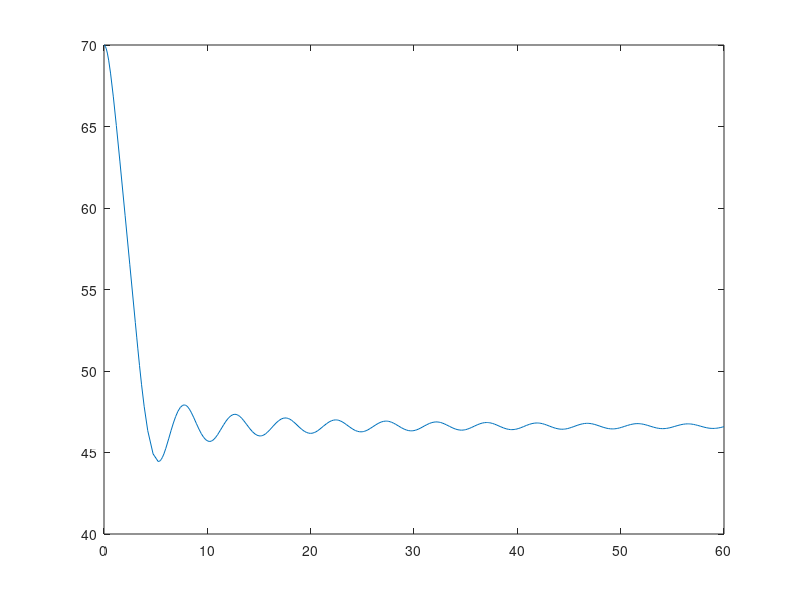

Write the MATLAB code that produced this figure.
function [ T, R ] = secondPassBungee()
%Spring with air resistance, tension in one direction

A = .5; %Cross-sectional area of human lying down (m^2)
rho = 1.2; %Density of air (kg/m^3)
Cd = 44.4; %Drag coeffiecent of human lying down (unitless)(data from Google Drive)
k = 100; %Spring constant of the bungee cord N/m
lo =17.5;%Resting length of the cord with no mass on it m
y = 70; %Current height of the jumper m
startH = y; %Starting height of the jumper m
vy = 0; %Current velocity of the jumper m/s
g = 9.81; %Acceleration due to gravity m/s^2
mass1 = 60; %Mass of jumper kg
restingL = lo +((mass1*g)/k); %Resting length of cord with mass on it m

Data = [y, vy];

function res = changingValues(~, Data)
    y = Data(1);
    vy = Data(2);
    
    dydt = vy;
    
    %Acceleration
    if(y <= (startH - lo)) %Below tension point
        if(vy >= 0) %Going up STEP 3
            dvydt = (-(mass1*g) + (k *(startH-y-lo)) - (.5 *rho* Cd* A *vy^2 ))/mass1;
        else %Going down STEP 2
            dvydt = (-(mass1*g) + (k *(startH-y-lo)) + (.5 *rho* Cd* A *vy^2 ))/mass1;
        end
        
    else %Above tension point
        if(vy >= 0) %Going up STEP 4
            dvydt = (-(mass1*g) -(.5 *rho* Cd* A *vy^2 ))/mass1;
        else %Going down STEP 1
            dvydt = (-(mass1*g) + (.5 *rho* Cd* A *vy^2 ))/mass1;
        end
    end
    
    res = [dydt; dvydt];
    
end

[T, R] = ode23(@changingValues, [0 60], Data);

Y = R(:,1);
plot(T,Y);
end
